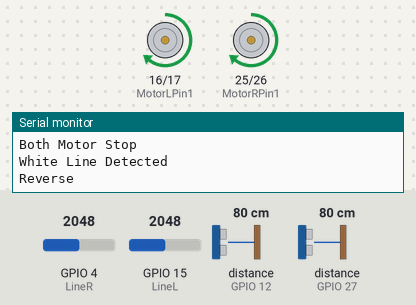
This sketch was run on a simulated ESP32. Parts: motor-driver pin pairs drawn as motors (green arrow = first pin HIGH = forward, orange = second pin HIGH = backward, longer = more drive, scaled by the enable pin), the last lines printed to the serial monitor. Inputs (shaded band) come from the test bench; at power-on: GPIO 4 (LineR) = 2048, GPIO 15 (LineL) = 2048, distance to the obstacle (sensors on GPIO 12, GPIO 27) 80 cm. The echo pulse lasts 58.3 µs per cm.

Above: at 2.3 s.
2.4 s: GPIO 4 (LineR) set to 3734
7.4 s: GPIO 4 (LineR) set to 3867
At 8.7 s:
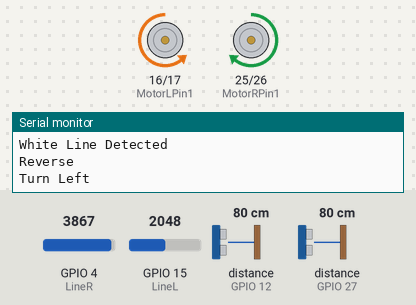
12.4 s: GPIO 15 (LineL) set to 2931
15.9 s: GPIO 15 (LineL) set to 3035
At 17.7 s:
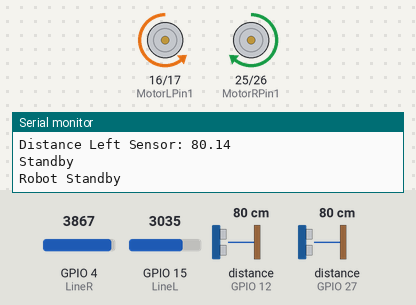
18.0 s: GPIO 15 (LineL) set to 2960
At 18.4 s:
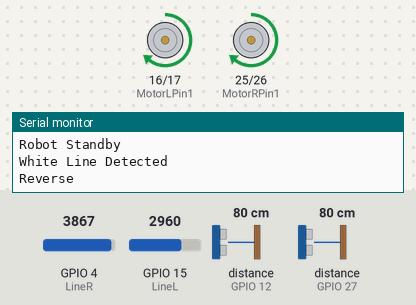
22.5 s: GPIO 4 (LineR) set to 3760
At 23.1 s:
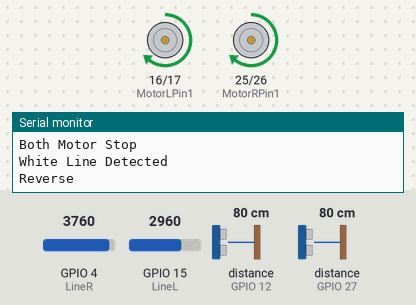
Timing chart, 0 to 27.4 s (numbered marks = the images above; inputs shaded):
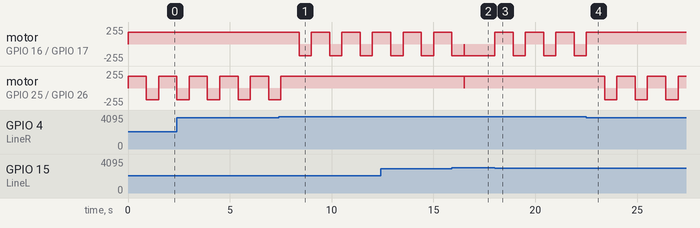

Measured:
- the behaviour switches between 3800 and 3801 on GPIO 4 (LineR) (found by bisection; images 0 and 1)
- the behaviour switches between 3000 and 3001 on GPIO 15 (LineL) (found by bisection; images 1 and 2)
- after the input at 7.4 s, motor on GPIO 16 (MotorLPin1) / GPIO 17 (MotorLPin2): alternates forward 179/255 for 0.90 s and backward 179/255 for 0.60 s, starting after 1.0 s; motor on GPIO 25 (MotorRPin1) / GPIO 26 (MotorRPin2): goes on until 7.5 s, then stays forward 179/255
- after the input at 15.9 s, motor on GPIO 25 (MotorRPin1) / GPIO 26 (MotorRPin2): forward 179/255 → stopped after 0.61 s, → forward 179/255 0.01 s later
- after the input at 18.0 s, motor on GPIO 16 (MotorLPin1) / GPIO 17 (MotorLPin2): alternates forward 179/255 for 0.90 s and backward 179/255 for 0.60 s, starting at once
- after the input at 22.5 s, motor on GPIO 16 (MotorLPin1) / GPIO 17 (MotorLPin2): goes on until 22.5 s, then stays forward 179/255; motor on GPIO 25 (MotorRPin1) / GPIO 26 (MotorRPin2): alternates forward 179/255 for 0.90 s and backward 179/255 for 0.60 s, starting after 0.91 s
- by itself, motor on GPIO 25 (MotorRPin1) / GPIO 26 (MotorRPin2): alternates forward 179/255 for 0.90 s and backward 179/255 for 0.60 s

The sketch:

StalkerBot_DevKIT__With_Line_Sensor_A.ino
```cpp
// Ultrasonic sensor
const int TrigPinR = 13;
const int EchoPinR = 12;
const int TrigPinL = 14;
const int EchoPinL = 27;

//Ultrasonic variables
long durationR;
long durationL;
float distanceR;
float distanceL;

// Motor Right
int ENA = 33;
int MotorRPin1 = 25;
int MotorRPin2 = 26;

// Motor Left
int MotorLPin1 = 16;
int MotorLPin2 = 17;
int ENB = 5;

// Setting PWM properties
const int freq = 30000;
const int pwmChannelR = 0;
const int pwmChannelL = 0;
const int resolution = 8;
int dutyCycleR = 180;
int dutyCycleL = 180;

// Line sensor
const int LineR = 4;
const int LineL = 15;
int inputLineR = 0;
int inputLineL = 0;

void setup() {

  // Ultrasonic sensor Right
  pinMode(TrigPinR, OUTPUT);  // Sets the trigPin as an Output
  pinMode(EchoPinR, INPUT);   // Sets the echoPin as an Input
  // Ultrasonic sensor Left
  pinMode(TrigPinL, OUTPUT);  // Sets the trigPin as an Output
  pinMode(EchoPinL, INPUT);   // Sets the echoPin as an Input

  // Right Motor
  pinMode(MotorRPin1, OUTPUT);
  pinMode(MotorRPin2, OUTPUT);
  pinMode(ENB, OUTPUT);
  ledcSetup(pwmChannelR, freq, resolution);  // configure LED PWM functionalitites
  ledcAttachPin(ENB, pwmChannelR);           // attach the channel to the GPIO to be controlled
  // Left Motor
  pinMode(MotorLPin1, OUTPUT);
  pinMode(MotorLPin2, OUTPUT);
  pinMode(ENA, OUTPUT);
  ledcSetup(pwmChannelL, freq, resolution);  // configure LED PWM functionalitites
  ledcAttachPin(ENA, pwmChannelL);           // attach the channel to the GPIO to be controlled

  Serial.begin(115200);
  Serial.print("Testing StalkerBot...");
}

void loop() {
  // Reading Right Line Sensor
  inputLineR = analogRead(LineR);
  inputLineL = analogRead(LineL);
  // Serial.println(inputLineR);
  // Serial.println(inputLineL);

  // Reverse when white detected
  if (inputLineR <= 3000 || inputLineL <= 3000) {  //Check the sensor output
    if (inputLineR <= 3800) {
      whiteLine(1);  // Right Line sensor Detected
    } else {
      whiteLine(2);  // Left Line sensor Detected
    }
  } else {
    // Reading Distance Right
    digitalWrite(TrigPinR, LOW);
    delayMicroseconds(2);
    digitalWrite(TrigPinR, HIGH);  // Sets the trigPin on HIGH state for 10 micro seconds
    delayMicroseconds(10);
    digitalWrite(TrigPinR, LOW);  // Reads the echoPin, returns the sound wave travel time in microseconds
    durationR = pulseIn(EchoPinR, HIGH);
    distanceR = (durationR / 2) / 29.1;  // Calculate the distance
    Serial.print("Distance Right Sensor: ");
    Serial.println(distanceR);

    // Reading Distance Left
    digitalWrite(TrigPinL, LOW);
    delayMicroseconds(2);
    digitalWrite(TrigPinL, HIGH);  // Sets the trigPin on HIGH state for 10 micro seconds
    delayMicroseconds(10);
    digitalWrite(TrigPinL, LOW);  // Reads the echoPin, returns the sound wave travel time in microseconds
    durationL = pulseIn(EchoPinL, HIGH);
    distanceL = (durationL / 2) / 29.1;  // Calculate the distance
    Serial.print("Distance Left Sensor: ");
    Serial.println(distanceL);
    if (distanceR > 25 && distanceL > 25) {  //if both sensors read more than 25 cm, brake both motors
      standby();
      Serial.println("Robot Standby");
    } else {
      stalking();
    }
  }
}

void standby() {
  digitalWrite(MotorRPin1, HIGH);  // Right Reverse
  digitalWrite(MotorRPin2, LOW);
  digitalWrite(MotorLPin1, LOW);  // Left Forward
  digitalWrite(MotorLPin2, HIGH);
  ledcWrite(pwmChannelR, dutyCycleR);
  ledcWrite(pwmChannelL, dutyCycleL);
  Serial.println("Standby");
}

void stalking() {
  if (distanceR < 25 && distanceL < 25) {  //if both sensors less than than 25 cm, go forward
    digitalWrite(MotorRPin1, LOW);         // Right Forward
    digitalWrite(MotorRPin2, HIGH);
    digitalWrite(MotorLPin1, LOW);  // Left Forward
    digitalWrite(MotorLPin2, HIGH);
    ledcWrite(pwmChannelR, dutyCycleR);
    ledcWrite(pwmChannelL, dutyCycleL);
    Serial.println("Both Motor Forward");
  }

  if (distanceR > 25 && distanceL < 25) {  //if only something is in front of the left ultrasonic sensor, turn left
    digitalWrite(MotorRPin1, LOW);         // Right Forward
    digitalWrite(MotorRPin2, HIGH);
    digitalWrite(MotorLPin1, LOW);  // Left Stop
    digitalWrite(MotorLPin2, LOW);
    ledcWrite(pwmChannelR, dutyCycleR);
    ledcWrite(pwmChannelL, dutyCycleL);
    Serial.println("Turn Left");
  }

  if (distanceR < 25 && distanceL > 25) {  //if only something is in front of the right ultrasonic sensor, turn right
    digitalWrite(MotorRPin1, LOW);         // Right Stop
    digitalWrite(MotorRPin2, LOW);
    digitalWrite(MotorLPin1, LOW);  // Left Forward
    digitalWrite(MotorLPin2, HIGH);
    ledcWrite(pwmChannelR, dutyCycleR);
    ledcWrite(pwmChannelL, dutyCycleL);
    Serial.println("Turn Right");
  }
}

void whiteLine(int sensor) {
  Serial.println("White Line Detected");
  digitalWrite(MotorRPin1, HIGH);  // Right Reverse
  digitalWrite(MotorRPin2, LOW);
  digitalWrite(MotorLPin1, HIGH);  // Left Reverse
  digitalWrite(MotorLPin2, LOW);
  ledcWrite(pwmChannelR, dutyCycleR);
  ledcWrite(pwmChannelL, dutyCycleL);
  Serial.println("Reverse");
  delay(900);
  if (sensor == 1) {
    Serial.println("Turn Right");
    digitalWrite(MotorRPin1, LOW);  // Right Forward
    digitalWrite(MotorRPin2, HIGH);
    digitalWrite(MotorLPin1, HIGH);  // Left Reverse
    digitalWrite(MotorLPin2, LOW);
    ledcWrite(pwmChannelR, dutyCycleR);
    ledcWrite(pwmChannelL, dutyCycleL);
    delay(600);
  } else {
    Serial.println("Turn Left");
    digitalWrite(MotorRPin1, HIGH);  // Right Reverse
    digitalWrite(MotorRPin2, LOW);
    digitalWrite(MotorLPin1, LOW);  // Left Forward
    digitalWrite(MotorLPin2, HIGH);
    ledcWrite(pwmChannelR, dutyCycleR);
    ledcWrite(pwmChannelL, dutyCycleL);
    delay(600);
  }
  digitalWrite(MotorRPin1, LOW);  // Right Stop
  digitalWrite(MotorRPin2, LOW);
  digitalWrite(MotorLPin1, LOW);  // Left Stop
  digitalWrite(MotorLPin2, LOW);
  Serial.println("Both Motor Stop");
}
```
